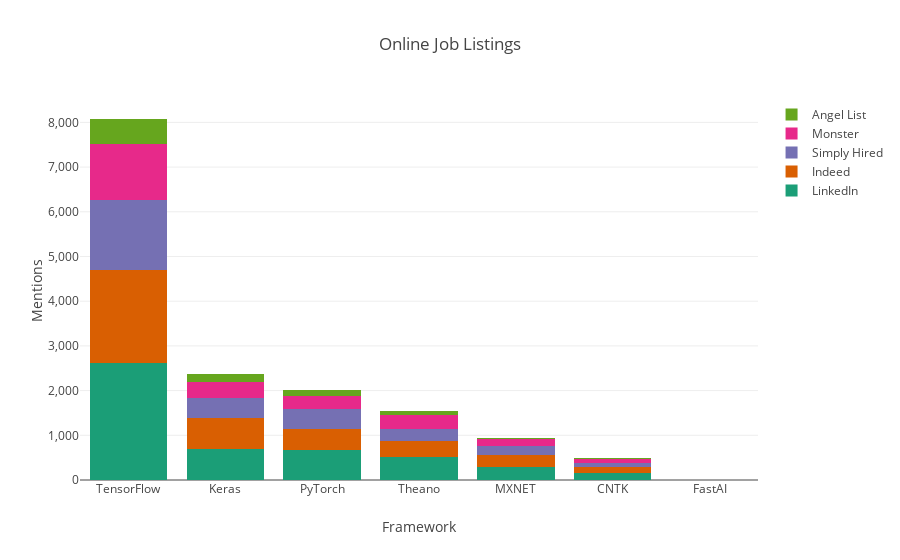

This figure's notebook cell:
### Code cell
indeed = go.Bar(x=df.index, y=y_indeed, name = 'Indeed')
simply = go.Bar(x=df.index, y=y_simply, name='Simply Hired')
monster = go.Bar(x=df.index, y=y_monster, name='Monster')
linked = go.Bar(x=df.index, y=y_linkedin, name='LinkedIn')
angel = go.Bar(x=df.index, y=y_angel, name='Angel List')

data = [linked, indeed, simply, monster, angel]
layout = go.Layout(
    barmode='stack',
    title='Online Job Listings',
    xaxis={'title': 'Framework'},
    yaxis={'title': 'Mentions', 'separatethousands': True},
    colorway=cs,
)

fig = go.Figure(data = data, layout = layout)
py.iplot(fig)

### Figure 1 — Plotly figure (JSON) as saved in the notebook; plotly's stock layout.template omitted (floating-point values rounded to 4 significant figures)
{"data": [{"name": "LinkedIn", "x": ["TensorFlow", "Keras", "PyTorch", "Theano", "MXNET", "CNTK", "FastAI"], "y": [2610, 695, 665, 508, 298, 160, 0], "type": "bar", "uid": "78b19510-bc6b-11e8-933f-0242ac130008"}, {"name": "Indeed", "x": ["TensorFlow", "Keras", "PyTorch", "Theano", "MXNET", "CNTK", "FastAI"], "y": [2079, 684, 486, 356, 266, 126, 0], "type": "bar", "uid": "78b198a8-bc6b-11e8-933f-0242ac130008"}, {"name": "Simply Hired", "x": ["TensorFlow", "Keras", "PyTorch", "Theano", "MXNET", "CNTK", "FastAI"], "y": [1582, 449, 428, 279, 200, 97, 0], "type": "bar", "uid": "78b199c0-bc6b-11e8-933f-0242ac130008"}, {"name": "Monster", "x": ["TensorFlow", "Keras", "PyTorch", "Theano", "MXNET", "CNTK", "FastAI"], "y": [1253, 364, 309, 316, 154, 96, 0], "type": "bar", "uid": "78b19a9c-bc6b-11e8-933f-0242ac130008"}, {"name": "Angel List", "x": ["TensorFlow", "Keras", "PyTorch", "Theano", "MXNET", "CNTK", "FastAI"], "y": [552, 177, 120, 95, 29, 12, 0], "type": "bar", "uid": "78b19b78-bc6b-11e8-933f-0242ac130008"}], "layout": {"barmode": "stack", "colorway": ["rgb(27,158,119)", "rgb(217,95,2)", "rgb(117,112,179)", "rgb(231,41,138)", "rgb(102,166,30)", "rgb(230,171,2)", "rgb(166,118,29)"], "title": "Online Job Listings", "xaxis": {"title": "Framework"}, "yaxis": {"separatethousands": true, "title": "Mentions"}}}
